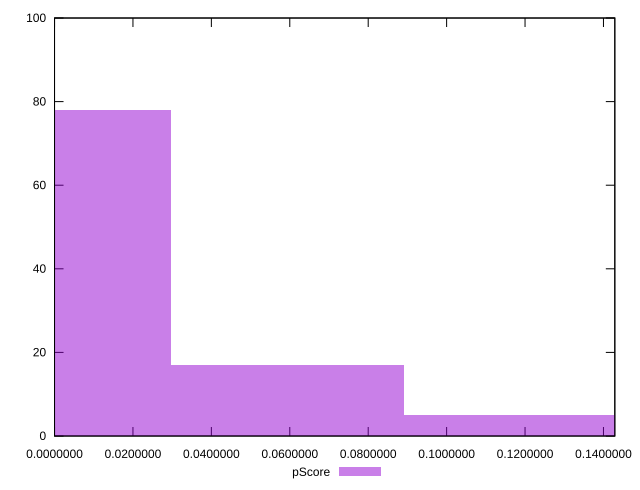

Here is the gnuplot script that generated this plot:
reset

$pScore <<EOF
0 78
0.05950353791212931 17
0.11900707582425862 5
EOF

set key outside below
set boxwidth 0.05950353791212931
set xrange [5.876016271888496e-7:0.14289830734397002]
set yrange [0:100]
set trange [0:100]
set style fill transparent solid 0.5 noborder
set terminal svg size 640, 490 enhanced background rgb 'white'
set output "report_00015_2021-02-09T16-11-33.973Z/max-potential-fid/samples/pages+cached/pScore/histogram.svg"

plot $pScore title "pScore" with boxes

reset
